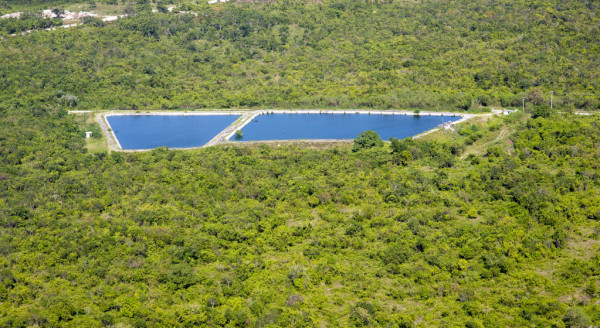
#> input picture data/foto/depositphotos_243217400-stock-photo-artificial-blue-pond-among-green.jpg, 600 x 328 px, given in place of pool2.mp4, which was not available
$ python mavi_renk_tespiti_video.py
#> lines starting #> are read from the running program, lines starting #| are printed output that depends on the picture; after the words box and inside, x2 and y2 are one past the last pixel; in counts of white or black regions, pixels touching at a corner belong together; pictures that were not available may be replaced by others from this repository, and a replacement may not be noted
import cv2 as cv
import numpy as np

cap = cv.VideoCapture('data/video/pool2.mp4')

while True:
    ret, frame = cap.read()
#> frame is the input picture: shape (328, 600, 3); mean B, G, R 67.3, 132.7, 123.4

    frame_hvs = cv.cvtColor(frame, cv.COLOR_BGR2HSV)
#> frame_hvs: shape (328, 600, 3); mean H, S, V 37.7, 138.4, 136
    frame_hvs_blur = cv.medianBlur(frame, 5)
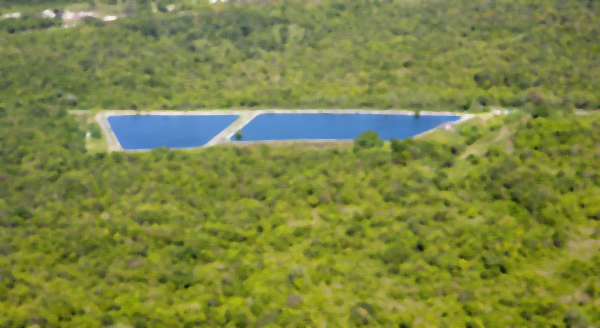
#> frame_hvs_blur: shape (328, 600, 3); mean B, G, R 66.9, 134, 124.5

    '''
    lower_blue = np.array([80, 90, 0])
    upper_blue = np.array([150, 255, 255])

    '''
    lower_blue = np.array([80, 60, 60])
    upper_blue = np.array([126, 300, 255])

    blue_mask = cv.inRange(frame_hvs, lower_blue, upper_blue)
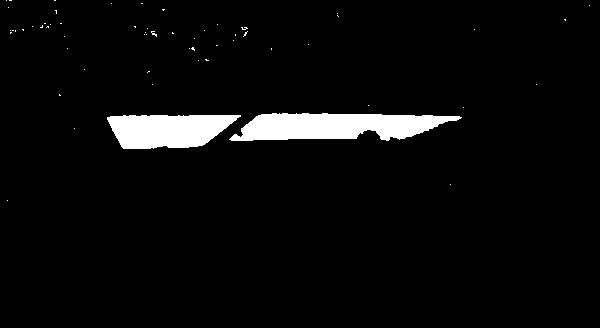
#> blue_mask: shape (328, 600); 4.2% white; 59 white regions (57 under 20 px), largest, box (x1, y1, x2, y2) and area: (229, 113, 462, 141) 4628, (107, 115, 241, 149) 3515
    cv.imshow('orj', frame)
    cv.imshow('video', blue_mask)

    if cv.waitKey(25) & 0xFF == ord('q'):
#> (key q is pressed here)
        break

cap.release()
cv.destroyAllWindows()

$ run again, on data/foto/havuz.jpeg
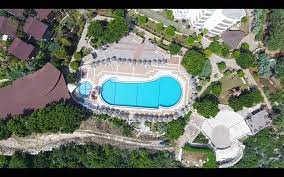
#> input picture data/foto/havuz.jpeg, 284 x 177 px, given in place of pool2.mp4, which was not available
#> frame is the input picture: shape (177, 284, 3); mean B, G, R 105.6, 117.3, 108.4
#> frame_hvs: shape (177, 284, 3); mean H, S, V 69.3, 79.9, 123.4
#> `frame_hvs_blur = cv.medianBlur(frame, 5)`:
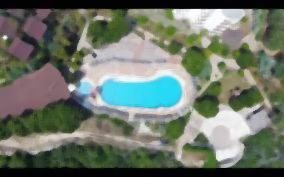
#> frame_hvs_blur: shape (177, 284, 3); mean B, G, R 105.7, 117.6, 108.5
#> `blue_mask = cv.inRange(frame_hvs, lower_blue, upper_blue)`:
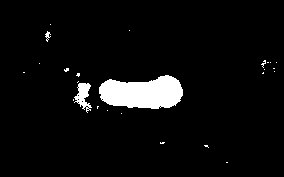
#> blue_mask: shape (177, 284); 5% white; 25 white regions (22 under 20 px), largest, box (x1, y1, x2, y2) and area: (99, 75, 183, 109) 2130, (74, 83, 92, 113) 273, (45, 31, 51, 42) 30

$ run again, on data/foto/havuz2.jpeg
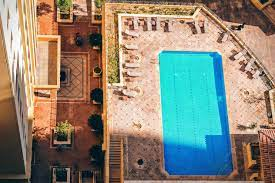
#> input picture data/foto/havuz2.jpeg, 275 x 183 px, given in place of pool2.mp4, which was not available
#> frame is the input picture: shape (183, 275, 3); mean B, G, R 119.3, 134.4, 138.8
#> frame_hvs: shape (183, 275, 3); mean H, S, V 32.7, 117.8, 167.4
#> `frame_hvs_blur = cv.medianBlur(frame, 5)`:
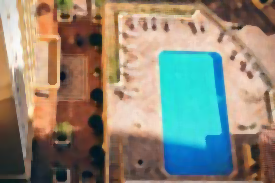
#> frame_hvs_blur: shape (183, 275, 3); mean B, G, R 119.9, 135.2, 140
#> `blue_mask = cv.inRange(frame_hvs, lower_blue, upper_blue)`:
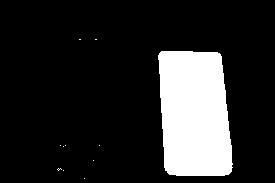
#> blue_mask: shape (183, 275); 16.3% white; 11 white regions (10 under 20 px), largest, box (x1, y1, x2, y2) and area: (158, 51, 233, 176) 8178
